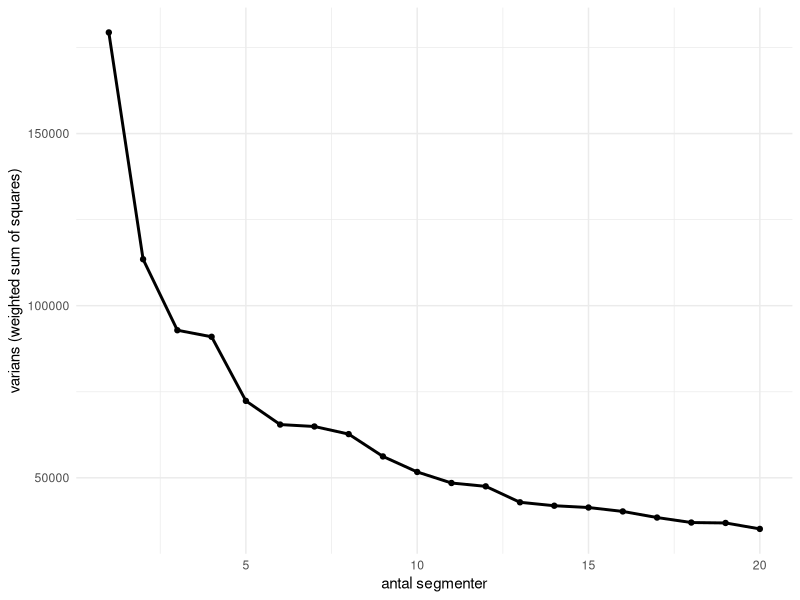
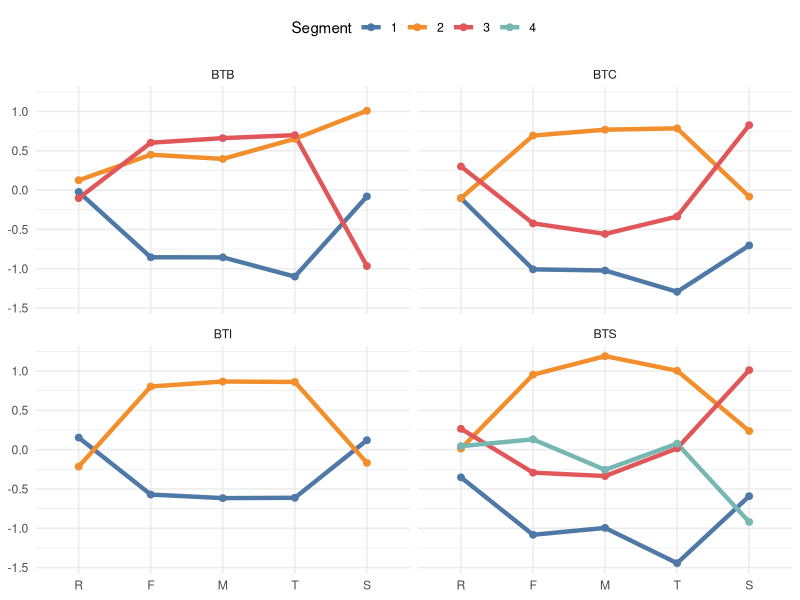

Write the R code that produced these figures, in order.
## ---- chunk 1
knitr::opts_chunk$set(echo = F, message=F,warning=F,cache =T)
## ---- chunk 2
library(tidyverse)

scree <- read_csv("data_for_scree_example.csv")

scree %>%
  ggplot(aes(n_clusters,wss_h2o)) +
  geom_line(size=1) +
  geom_point() +
  theme_minimal() +
  labs(y = "varians (weighted sum of squares)", x = "antal segmenter")
## ---- chunk 3
library(ggthemes)

km_centers <- read_csv("km_centers_example.csv")

km_centers %>%
  rename(R = recencydays, `F` = frequency, M = monetary, T = tenure, S = streaming) %>%
  pivot_longer(cols=R:S) %>%
  mutate(centroid = factor(centroid)) %>%
  mutate(name = fct_relevel(name, "R", "F", "M", "T", "S")) %>%
  ggplot(aes(name,value, colour=centroid, group=centroid)) +
  geom_line(size = 1.5) +
  geom_point(size = 2) +
  facet_wrap(~type) +
  theme_minimal() +
  labs(colour = "Segment") +
  scale_colour_tableau() +
  theme(axis.title = element_blank(),
        legend.position = "top")
## ---- chunk 4
output <- read_csv( "example_output_segments.csv")

output %>%
  sample_n(5) %>%
  kableExtra::kable() %>%
  kableExtra::kable_styling()
